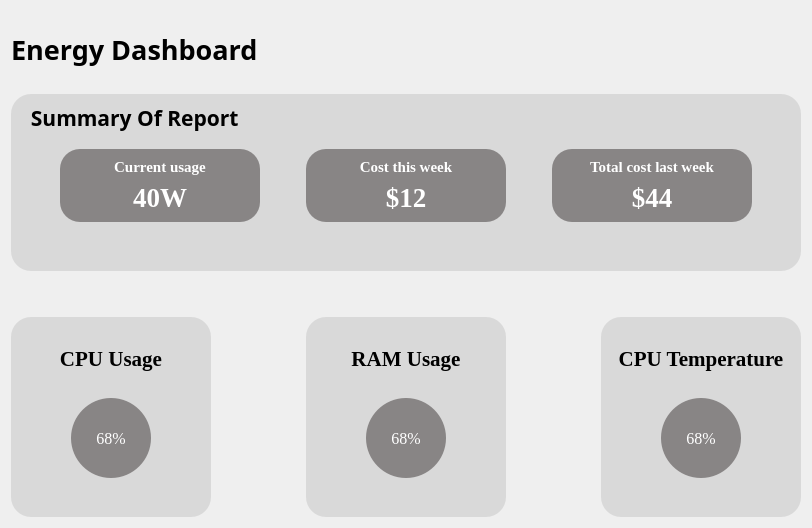
      <widget class="QWidget" name="page">
       <layout class="QVBoxLayout" name="verticalLayout_14">
        <item>
         <spacer name="verticalSpacer_10">
          <property name="orientation">
           <enum>Qt::Vertical</enum>
          </property>
          <property name="sizeType">
           <enum>QSizePolicy::Fixed</enum>
          </property>
          <property name="sizeHint" stdset="0">
           <size>
            <width>20</width>
            <height>20</height>
           </size>
          </property>
         </spacer>
        </item>
        <item>
         <widget class="QLabel" name="label">
          <property name="font">
           <font>
            <family>黑体</family>
            <pointsize>20</pointsize>
            <weight>75</weight>
            <bold>true</bold>
           </font>
          </property>
          <property name="text">
           <string>Energy Dashboard</string>
          </property>
         </widget>
        </item>
        <item>
         <spacer name="verticalSpacer_11">
          <property name="orientation">
           <enum>Qt::Vertical</enum>
          </property>
          <property name="sizeType">
           <enum>QSizePolicy::Fixed</enum>
          </property>
          <property name="sizeHint" stdset="0">
           <size>
            <width>20</width>
            <height>20</height>
           </size>
          </property>
         </spacer>
        </item>
        <item>
         <widget class="QFrame" name="frame_2">
          <property name="styleSheet">
           <string notr="true">background-color:rgba(217,217,217);
border:none;
border-radius:20px;</string>
          </property>
          <property name="frameShape">
           <enum>QFrame::StyledPanel</enum>
          </property>
          <property name="frameShadow">
           <enum>QFrame::Raised</enum>
          </property>
          <layout class="QVBoxLayout" name="verticalLayout_5" stretch="1,0,2,1">
           <item>
            <widget class="QLabel" name="label_2">
             <property name="sizePolicy">
              <sizepolicy hsizetype="Preferred" vsizetype="Expanding">
               <horstretch>0</horstretch>
               <verstretch>0</verstretch>
              </sizepolicy>
             </property>
             <property name="font">
              <font>
               <family>黑体</family>
               <pointsize>16</pointsize>
               <weight>75</weight>
               <bold>true</bold>
              </font>
             </property>
             <property name="text">
              <string>  Summary Of Report</string>
             </property>
            </widget>
           </item>
           <item>
            <spacer name="verticalSpacer_19">
             <property name="orientation">
              <enum>Qt::Vertical</enum>
             </property>
             <property name="sizeType">
              <enum>QSizePolicy::Fixed</enum>
             </property>
             <property name="sizeHint" stdset="0">
              <size>
               <width>20</width>
               <height>10</height>
              </size>
             </property>
            </spacer>
           </item>
           <item>
            <layout class="QHBoxLayout" name="horizontalLayout">
             <item>
              <spacer name="horizontalSpacer_15">
               <property name="orientation">
                <enum>Qt::Horizontal</enum>
               </property>
               <property name="sizeHint" stdset="0">
                <size>
                 <width>40</width>
                 <height>20</height>
                </size>
               </property>
              </spacer>
             </item>
             <item>
              <widget class="QFrame" name="frame_3">
               <property name="minimumSize">
                <size>
                 <width>200</width>
                 <height>0</height>
                </size>
               </property>
               <property name="styleSheet">
                <string notr="true">background-color:rgba(136,133,133);
border:none;
border-radius:20px;
color:white;</string>
               </property>
               <property name="frameShape">
                <enum>QFrame::StyledPanel</enum>
               </property>
               <property name="frameShadow">
                <enum>QFrame::Raised</enum>
               </property>
               <layout class="QVBoxLayout" name="verticalLayout_2" stretch="1,2">
                <item>
                 <widget class="QLabel" name="label_3">
                  <property name="font">
                   <font>
                    <family>Times New Roman</family>
                    <pointsize>11</pointsize>
                    <weight>75</weight>
                    <bold>true</bold>
                   </font>
                  </property>
                  <property name="text">
                   <string>Current usage</string>
                  </property>
                  <property name="alignment">
                   <set>Qt::AlignBottom|Qt::AlignHCenter</set>
                  </property>
                 </widget>
                </item>
                <item>
                 <widget class="QLabel" name="label_4">
                  <property name="font">
                   <font>
                    <family>Times New Roman</family>
                    <pointsize>20</pointsize>
                    <weight>75</weight>
                    <bold>true</bold>
                   </font>
                  </property>
                  <property name="text">
                   <string>40W</string>
                  </property>
                  <property name="alignment">
                   <set>Qt::AlignCenter</set>
                  </property>
                 </widget>
                </item>
               </layout>
              </widget>
             </item>
             <item>
              <spacer name="horizontalSpacer_11">
               <property name="orientation">
                <enum>Qt::Horizontal</enum>
               </property>
               <property name="sizeType">
                <enum>QSizePolicy::Fixed</enum>
               </property>
               <property name="sizeHint" stdset="0">
                <size>
                 <width>40</width>
                 <height>20</height>
                </size>
               </property>
              </spacer>
             </item>
             <item>
              <widget class="QFrame" name="frame_4">
               <property name="minimumSize">
                <size>
                 <width>200</width>
                 <height>0</height>
                </size>
               </property>
               <property name="styleSheet">
                <string notr="true">background-color:rgba(136,133,133);
border:none;
border-radius:20px;
color:white;</string>
               </property>
               <property name="frameShape">
                <enum>QFrame::StyledPanel</enum>
               </property>
               <property name="frameShadow">
                <enum>QFrame::Raised</enum>
               </property>
               <layout class="QVBoxLayout" name="verticalLayout_3" stretch="1,2">
                <item>
                 <widget class="QLabel" name="label_5">
                  <property name="font">
                   <font>
                    <family>Times New Roman</family>
                    <pointsize>11</pointsize>
                    <weight>75</weight>
                    <bold>true</bold>
                   </font>
                  </property>
                  <property name="text">
                   <string>Cost this week</string>
                  </property>
                  <property name="alignment">
                   <set>Qt::AlignBottom|Qt::AlignHCenter</set>
                  </property>
                 </widget>
                </item>
                <item>
                 <widget class="QLabel" name="label_6">
                  <property name="font">
                   <font>
                    <family>Times New Roman</family>
                    <pointsize>20</pointsize>
                    <weight>75</weight>
                    <bold>true</bold>
                   </font>
                  </property>
                  <property name="text">
                   <string>$12</string>
                  </property>
                  <property name="alignment">
                   <set>Qt::AlignCenter</set>
                  </property>
                 </widget>
                </item>
               </layout>
              </widget>
             </item>
             <item>
              <spacer name="horizontalSpacer_12">
               <property name="orientation">
                <enum>Qt::Horizontal</enum>
               </property>
               <property name="sizeType">
                <enum>QSizePolicy::Fixed</enum>
               </property>
               <property name="sizeHint" stdset="0">
                <size>
                 <width>40</width>
                 <height>20</height>
                </size>
               </property>
              </spacer>
             </item>
             <item>
              <widget class="QFrame" name="frame_5">
               <property name="minimumSize">
                <size>
                 <width>200</width>
                 <height>0</height>
                </size>
               </property>
               <property name="styleSheet">
                <string notr="true">background-color:rgba(136,133,133);
border:none;
border-radius:20px;
color:white;</string>
               </property>
               <property name="frameShape">
                <enum>QFrame::StyledPanel</enum>
               </property>
               <property name="frameShadow">
                <enum>QFrame::Raised</enum>
               </property>
               <layout class="QVBoxLayout" name="verticalLayout_4" stretch="1,2">
                <item>
                 <widget class="QLabel" name="label_7">
                  <property name="font">
                   <font>
                    <family>Times New Roman</family>
                    <pointsize>11</pointsize>
                    <weight>75</weight>
                    <bold>true</bold>
                   </font>
                  </property>
                  <property name="text">
                   <string>Total cost last week</string>
                  </property>
                  <property name="alignment">
                   <set>Qt::AlignBottom|Qt::AlignHCenter</set>
                  </property>
                 </widget>
                </item>
                <item>
                 <widget class="QLabel" name="label_8">
                  <property name="font">
                   <font>
                    <family>Times New Roman</family>
                    <pointsize>20</pointsize>
                    <weight>75</weight>
                    <bold>true</bold>
                   </font>
                  </property>
                  <property name="text">
                   <string>$44</string>
                  </property>
                  <property name="alignment">
                   <set>Qt::AlignCenter</set>
                  </property>
                 </widget>
                </item>
               </layout>
              </widget>
             </item>
             <item>
              <spacer name="horizontalSpacer_16">
               <property name="orientation">
                <enum>Qt::Horizontal</enum>
               </property>
               <property name="sizeHint" stdset="0">
                <size>
                 <width>40</width>
                 <height>20</height>
                </size>
               </property>
              </spacer>
             </item>
            </layout>
           </item>
           <item>
            <spacer name="verticalSpacer_6">
             <property name="orientation">
              <enum>Qt::Vertical</enum>
             </property>
             <property name="sizeType">
              <enum>QSizePolicy::Fixed</enum>
             </property>
             <property name="sizeHint" stdset="0">
              <size>
               <width>20</width>
               <height>40</height>
              </size>
             </property>
            </spacer>
           </item>
          </layout>
         </widget>
        </item>
        <item>
         <spacer name="verticalSpacer_9">
          <property name="orientation">
           <enum>Qt::Vertical</enum>
          </property>
          <property name="sizeType">
           <enum>QSizePolicy::Fixed</enum>
          </property>
          <property name="sizeHint" stdset="0">
           <size>
            <width>20</width>
            <height>40</height>
           </size>
          </property>
         </spacer>
        </item>
        <item>
         <layout class="QHBoxLayout" name="horizontalLayout_2">
          <item>
           <widget class="QFrame" name="frame_7">
            <property name="minimumSize">
             <size>
              <width>200</width>
              <height>200</height>
             </size>
            </property>
            <property name="maximumSize">
             <size>
              <width>200</width>
              <height>200</height>
             </size>
            </property>
            <property name="styleSheet">
             <string notr="true">background-color:rgba(217,217,217);
border:none;
border-radius:20px;</string>
            </property>
            <property name="frameShape">
             <enum>QFrame::StyledPanel</enum>
            </property>
            <property name="frameShadow">
             <enum>QFrame::Raised</enum>
            </property>
            <layout class="QVBoxLayout" name="verticalLayout_6" stretch="1,3,1">
             <item>
              <widget class="QLabel" name="label_9">
               <property name="font">
                <font>
                 <family>Times New Roman</family>
                 <pointsize>16</pointsize>
                 <weight>75</weight>
                 <bold>true</bold>
                </font>
               </property>
               <property name="text">
                <string>CPU Usage</string>
               </property>
               <property name="alignment">
                <set>Qt::AlignCenter</set>
               </property>
              </widget>
             </item>
             <item>
              <layout class="QHBoxLayout" name="horizontalLayout_3">
               <item>
                <spacer name="horizontalSpacer">
                 <property name="orientation">
                  <enum>Qt::Horizontal</enum>
                 </property>
                 <property name="sizeHint" stdset="0">
                  <size>
                   <width>40</width>
                   <height>20</height>
                  </size>
                 </property>
                </spacer>
               </item>
               <item>
                <widget class="QFrame" name="frame_6">
                 <property name="minimumSize">
                  <size>
                   <width>80</width>
                   <height>80</height>
                  </size>
                 </property>
                 <property name="maximumSize">
                  <size>
                   <width>80</width>
                   <height>80</height>
                  </size>
                 </property>
                 <property name="styleSheet">
                  <string notr="true">background-color:rgba(136,133,133);
border:none;
border-radius:40px;</string>
                 </property>
                 <property name="frameShape">
                  <enum>QFrame::StyledPanel</enum>
                 </property>
                 <property name="frameShadow">
                  <enum>QFrame::Raised</enum>
                 </property>
                 <layout class="QVBoxLayout" name="verticalLayout_9">
                  <item>
                   <widget class="QLabel" name="label_12">
                    <property name="font">
                     <font>
                      <family>Times New Roman</family>
                      <pointsize>12</pointsize>
                     </font>
                    </property>
                    <property name="styleSheet">
                     <string notr="true">background-color:transparent;
border:none;
color:white;</string>
                    </property>
                    <property name="text">
                     <string>68%</string>
                    </property>
                    <property name="alignment">
                     <set>Qt::AlignCenter</set>
                    </property>
                   </widget>
                  </item>
                 </layout>
                </widget>
               </item>
               <item>
                <spacer name="horizontalSpacer_2">
                 <property name="orientation">
                  <enum>Qt::Horizontal</enum>
                 </property>
                 <property name="sizeHint" stdset="0">
                  <size>
                   <width>40</width>
                   <height>20</height>
                  </size>
                 </property>
                </spacer>
               </item>
              </layout>
             </item>
             <item>
              <spacer name="verticalSpacer">
               <property name="orientation">
                <enum>Qt::Vertical</enum>
               </property>
               <property name="sizeType">
                <enum>QSizePolicy::Fixed</enum>
               </property>
               <property name="sizeHint" stdset="0">
                <size>
                 <width>20</width>
                 <height>30</height>
                </size>
               </property>
              </spacer>
             </item>
            </layout>
           </widget>
          </item>
          <item>
           <spacer name="horizontalSpacer_13">
            <property name="orientation">
             <enum>Qt::Horizontal</enum>
            </property>
            <property name="sizeType">
             <enum>QSizePolicy::Expanding</enum>
            </property>
            <property name="sizeHint" stdset="0">
             <size>
              <width>40</width>
              <height>20</height>
             </size>
            </property>
           </spacer>
          </item>
          <item>
           <widget class="QFrame" name="frame_8">
            <property name="minimumSize">
             <size>
              <width>200</width>
              <height>200</height>
             </size>
            </property>
            <property name="maximumSize">
             <size>
              <width>200</width>
              <height>200</height>
             </size>
            </property>
            <property name="styleSheet">
             <string notr="true">background-color:rgba(217,217,217);
border:none;
border-radius:20px;</string>
            </property>
            <property name="frameShape">
             <enum>QFrame::StyledPanel</enum>
            </property>
            <property name="frameShadow">
             <enum>QFrame::Raised</enum>
            </property>
            <layout class="QVBoxLayout" name="verticalLayout_10" stretch="1,3,1">
             <item>
              <widget class="QLabel" name="label_13">
               <property name="font">
                <font>
                 <family>Times New Roman</family>
                 <pointsize>16</pointsize>
                 <weight>75</weight>
                 <bold>true</bold>
                </font>
               </property>
               <property name="text">
                <string>RAM Usage</string>
               </property>
               <property name="alignment">
                <set>Qt::AlignCenter</set>
               </property>
              </widget>
             </item>
             <item>
              <layout class="QHBoxLayout" name="horizontalLayout_6">
               <item>
                <spacer name="horizontalSpacer_7">
                 <property name="orientation">
                  <enum>Qt::Horizontal</enum>
                 </property>
                 <property name="sizeHint" stdset="0">
                  <size>
                   <width>40</width>
                   <height>20</height>
                  </size>
                 </property>
                </spacer>
               </item>
               <item>
                <widget class="QFrame" name="frame_10">
                 <property name="minimumSize">
                  <size>
                   <width>80</width>
                   <height>80</height>
                  </size>
                 </property>
                 <property name="maximumSize">
                  <size>
                   <width>80</width>
                   <height>80</height>
                  </size>
                 </property>
                 <property name="styleSheet">
                  <string notr="true">background-color:rgba(136,133,133);
border:none;
border-radius:40px;</string>
                 </property>
                 <property name="frameShape">
                  <enum>QFrame::StyledPanel</enum>
                 </property>
                 <property name="frameShadow">
                  <enum>QFrame::Raised</enum>
                 </property>
                 <layout class="QVBoxLayout" name="verticalLayout_11">
                  <item>
                   <widget class="QLabel" name="label_14">
                    <property name="font">
                     <font>
                      <family>Times New Roman</family>
                      <pointsize>12</pointsize>
                     </font>
                    </property>
                    <property name="styleSheet">
                     <string notr="true">background-color:transparent;
border:none;
color:white;</string>
                    </property>
                    <property name="text">
                     <string>68%</string>
                    </property>
                    <property name="alignment">
                     <set>Qt::AlignCenter</set>
                    </property>
                   </widget>
                  </item>
                 </layout>
                </widget>
               </item>
               <item>
                <spacer name="horizontalSpacer_8">
                 <property name="orientation">
                  <enum>Qt::Horizontal</enum>
                 </property>
                 <property name="sizeHint" stdset="0">
                  <size>
                   <width>40</width>
                   <height>20</height>
                  </size>
                 </property>
                </spacer>
               </item>
              </layout>
             </item>
             <item>
              <spacer name="verticalSpacer_2">
               <property name="orientation">
                <enum>Qt::Vertical</enum>
               </property>
               <property name="sizeType">
                <enum>QSizePolicy::Fixed</enum>
               </property>
               <property name="sizeHint" stdset="0">
                <size>
                 <width>20</width>
                 <height>30</height>
                </size>
               </property>
              </spacer>
             </item>
            </layout>
           </widget>
          </item>
          <item>
           <spacer name="horizontalSpacer_14">
            <property name="orientation">
             <enum>Qt::Horizontal</enum>
            </property>
            <property name="sizeType">
             <enum>QSizePolicy::Expanding</enum>
            </property>
            <property name="sizeHint" stdset="0">
             <size>
              <width>40</width>
              <height>20</height>
             </size>
            </property>
           </spacer>
          </item>
          <item>
           <widget class="QFrame" name="frame_12">
            <property name="minimumSize">
             <size>
              <width>200</width>
              <height>200</height>
             </size>
            </property>
            <property name="maximumSize">
             <size>
              <width>200</width>
              <height>200</height>
             </size>
            </property>
            <property name="styleSheet">
             <string notr="true">background-color:rgba(217,217,217);
border:none;
border-radius:20px;</string>
            </property>
            <property name="frameShape">
             <enum>QFrame::StyledPanel</enum>
            </property>
            <property name="frameShadow">
             <enum>QFrame::Raised</enum>
            </property>
            <layout class="QVBoxLayout" name="verticalLayout_12" stretch="1,3,1">
             <item>
              <widget class="QLabel" name="label_15">
               <property name="font">
                <font>
                 <family>Times New Roman</family>
                 <pointsize>16</pointsize>
                 <weight>75</weight>
                 <bold>true</bold>
                </font>
               </property>
               <property name="text">
                <string>CPU Temperature</string>
               </property>
               <property name="alignment">
                <set>Qt::AlignCenter</set>
               </property>
              </widget>
             </item>
             <item>
              <layout class="QHBoxLayout" name="horizontalLayout_7">
               <item>
                <spacer name="horizontalSpacer_9">
                 <property name="orientation">
                  <enum>Qt::Horizontal</enum>
                 </property>
                 <property name="sizeHint" stdset="0">
                  <size>
                   <width>40</width>
                   <height>20</height>
                  </size>
                 </property>
                </spacer>
               </item>
               <item>
                <widget class="QFrame" name="frame_13">
                 <property name="minimumSize">
                  <size>
                   <width>80</width>
                   <height>80</height>
                  </size>
                 </property>
                 <property name="maximumSize">
                  <size>
                   <width>80</width>
                   <height>80</height>
                  </size>
                 </property>
                 <property name="styleSheet">
                  <string notr="true">background-color:rgba(136,133,133);
border:none;
border-radius:40px;</string>
                 </property>
                 <property name="frameShape">
                  <enum>QFrame::StyledPanel</enum>
                 </property>
                 <property name="frameShadow">
                  <enum>QFrame::Raised</enum>
                 </property>
                 <layout class="QVBoxLayout" name="verticalLayout_13">
                  <item>
                   <widget class="QLabel" name="label_16">
                    <property name="font">
                     <font>
                      <family>Times New Roman</family>
                      <pointsize>12</pointsize>
                     </font>
                    </property>
                    <property name="styleSheet">
                     <string notr="true">background-color:transparent;
border:none;
color:white;</string>
                    </property>
                    <property name="text">
                     <string>68%</string>
                    </property>
                    <property name="alignment">
                     <set>Qt::AlignCenter</set>
                    </property>
                   </widget>
                  </item>
                 </layout>
                </widget>
               </item>
               <item>
                <spacer name="horizontalSpacer_10">
                 <property name="orientation">
                  <enum>Qt::Horizontal</enum>
                 </property>
                 <property name="sizeHint" stdset="0">
                  <size>
                   <width>40</width>
                   <height>20</height>
                  </size>
                 </property>
                </spacer>
               </item>
              </layout>
             </item>
             <item>
              <spacer name="verticalSpacer_3">
               <property name="orientation">
                <enum>Qt::Vertical</enum>
               </property>
               <property name="sizeType">
                <enum>QSizePolicy::Fixed</enum>
               </property>
               <property name="sizeHint" stdset="0">
                <size>
                 <width>20</width>
                 <height>30</height>
                </size>
               </property>
              </spacer>
             </item>
            </layout>
           </widget>
          </item>
         </layout>
        </item>
       </layout>
      </widget>
